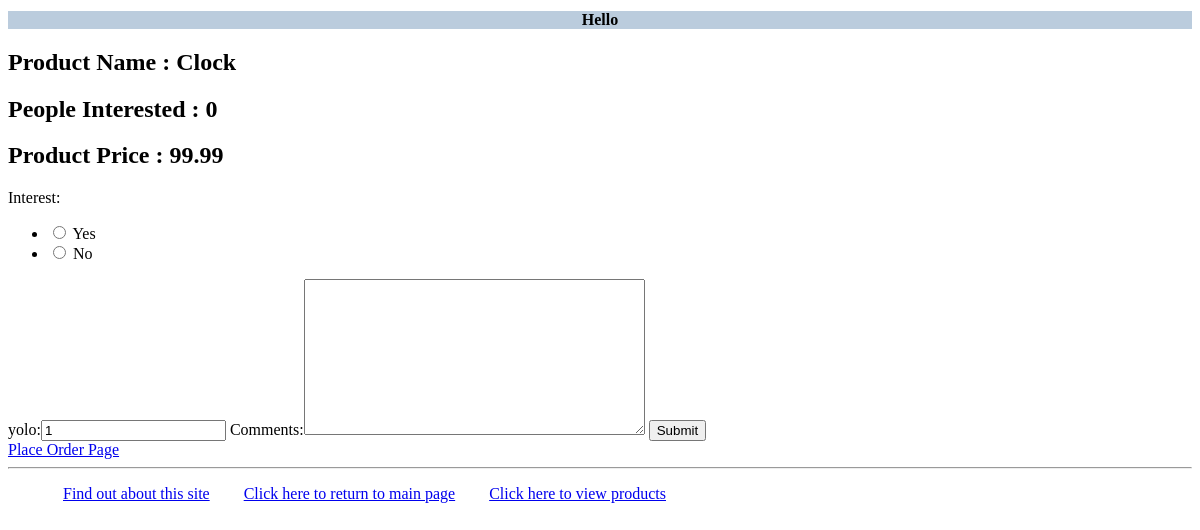
/myapp/productdetail/1/, run on an earlier commit of the app's database.
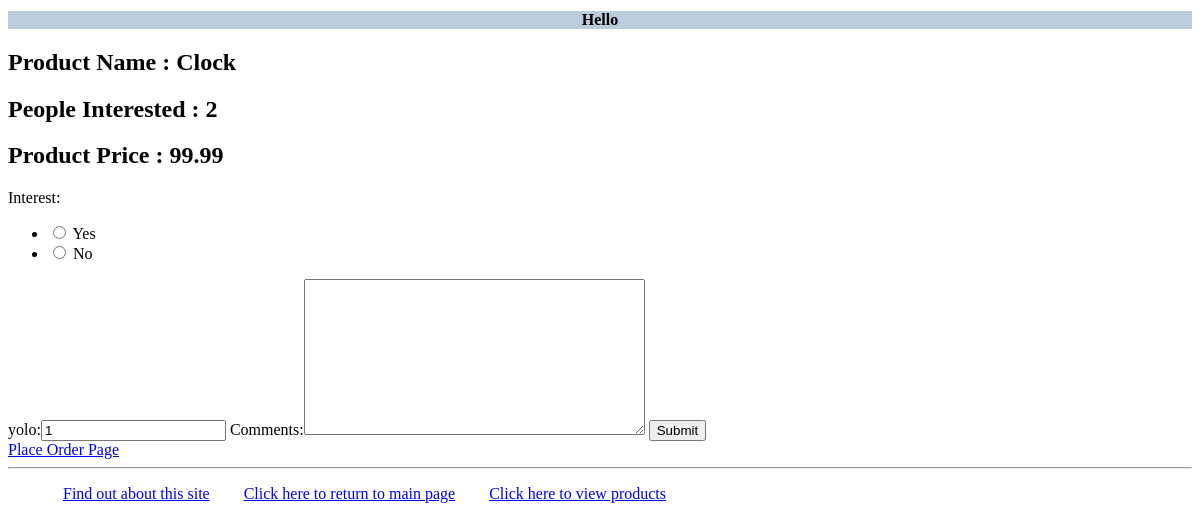
And on a later commit of the database.
### myapp/models.py (models this page shows, shortened)
class Product(models.Model):
    category = models.ForeignKey(Category, related_name='products',on_delete=models.CASCADE)
    name = models.CharField(max_length=200)
    price = models.DecimalField(max_digits=10, decimal_places=2)
    stock = models.PositiveIntegerField(default=100)
    available = models.BooleanField(default=True)
    description = models.TextField(blank=True, default='')
    interested = models.PositiveIntegerField(default=0)

### myapp/views.py (the view)
# urls.py: path(r'productdetail/<int:prod_id>/',views.productdetail,name = 'productdetail'),
def productdetail(request,prod_id):
    product = (Product.objects.get(id=prod_id))
    msg = ''
    form = InterestForm()
    return render(request,'myapp/productdetails.html', {'product': product, 'form':form, 'msg':msg})

### myapp/forms.py
class InterestForm(forms.Form):
    interest = forms.IntegerField(widget=forms.RadioSelect(choices=[(1, 'Yes'),(0, 'No')]))
    quantity = forms.IntegerField(initial=1, min_value=1, label='yolo')
    comments = forms.CharField(widget=forms.Textarea, required=False)

### myapp/templates/myapp/productdetails.html (shortened to what this page needs)
<!DOCTYPE html>
<html lang="en">
<head>
</head>
<body>
{% extends 'myapp/base.html' %}
{% block body_block %}
    {% if product %}
    <h2>Product Name : {{ product.name }}</h2>
    <h2>People Interested : {{ product.interested }}</h2>
    <h2>Product Price : {{ product.price }}</h2>
{% else %}
    <strong>There are no available products!</strong>
{% endif %}
    <form action="/order_interest_response/{{ product.id }}/" method="post">
    {{ form }}
    <input type="submit" value="Submit">
    </form>
<a href="{% url 'myapp:place order'  %}">Place Order Page</a>
{% endblock %}

What changed in the data, as far as the page shows it:
changed Product "Clock": interested "0" → "2"
